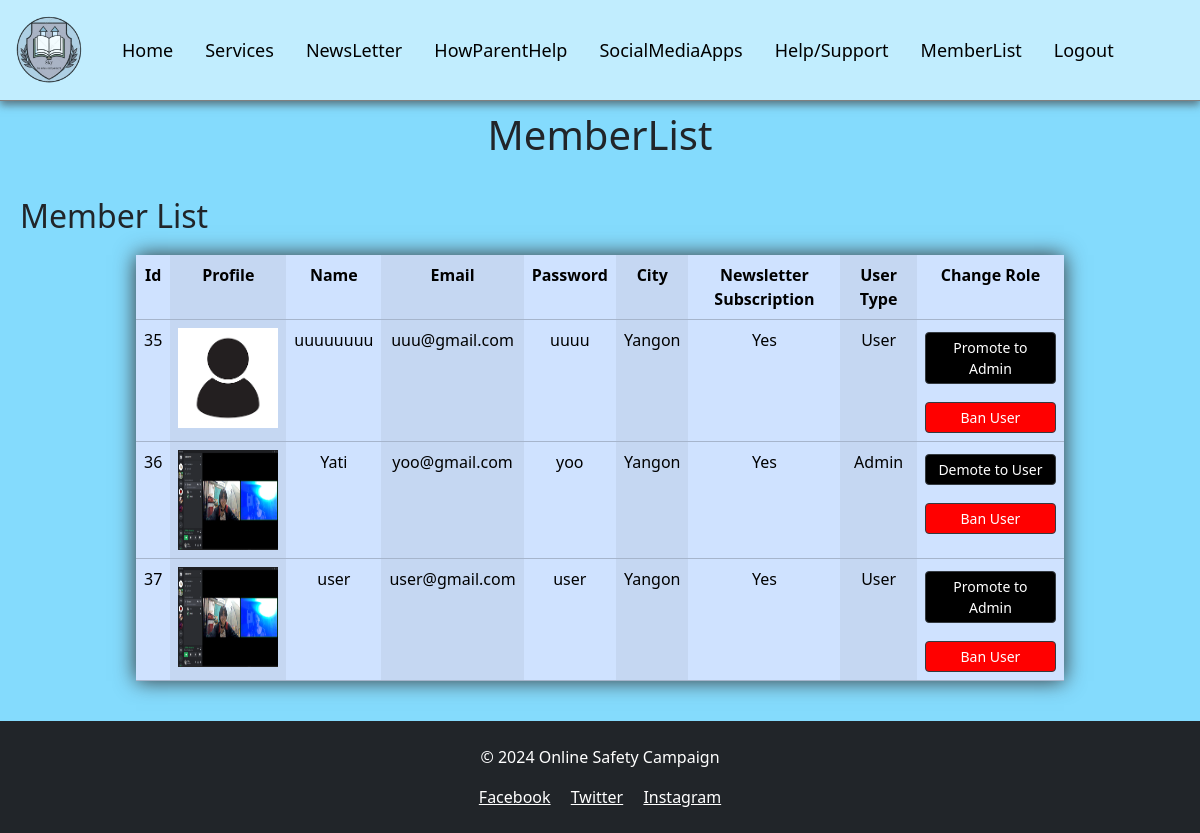
Page /MemberList.php on the committed database.
### tables this page shows
CREATE TABLE `member` (
  `id` int(11) NOT NULL,
  `profile` varchar(500) NOT NULL,
  `name` varchar(300) NOT NULL,
  `email` varchar(300) NOT NULL,
  `password` varchar(8) NOT NULL,
  `city` varchar(200) NOT NULL,
  `subscription` int(11) NOT NULL,
  `usertype` int(11) NOT NULL
);

### MemberList.php (the view, shortened to what this page needs)
<!DOCTYPE html>
<?php
include ('dbconnect.php');
$sql1 = "SELECT * from member";
$result = $conn->query($sql1);
?>
<html lang="en">
<head>
  <link rel="stylesheet" href="style.css">
</head>
<body>
<?php
  include('adminNav.php');
  ?>
  <header>
    <h1>MemberList</h1>
  </header>
  <main>
    <section>
      <?php
      if ($result->num_rows > 0) {
        ?>
        <h2>Member List</h2>
        <table class="table table-striped-columns table-primary">
          <tr>
            <th>Id</th>
            <th>Profile</th>
            <th>Name</th>
            <th>Email</th>
            <th>Password</th>
            <th>City</th>
            <th>Newsletter Subscription</th>
            <th>User Type</th>
            <th>Change Role</th>
          </tr>
          <?php
          while ($row = $result->fetch_assoc()) {
            ?>
            <tr>
              <td><?php echo $row['id']; ?></td>
              <td><img src="<?php echo "images/" . $row['profile']; ?>" width="100px" height="100px" alt=""></td>
              <td><?php echo $row['name']; ?></td>
              <td><?php echo $row['email']; ?></td>
              <td><?php echo $row['password']; ?></td>
              <td><?php echo $row['city']; ?></td>
              <td><?php echo $row['subscription'] == 1 ? "Yes" : "No"; ?></td>
              <td><?php echo $row['usertype'] == 1 ? "Admin" : "User"; ?></td>
              <td class="promote h-100">
                <?php if($row['usertype'] == 1) : ?>
                <a href="MemberList.php?changeRole=1&userId=<?= $row['id'] ?>&roleToChange=0 " class="btn btn-primary btn-sm mt-1 mb-2  w-100">Demote to User</a>
                <?php else : ?>
                <a href="MemberList.php?changeRole=1&userId=<?= $row['id'] ?>&roleToChange=1" class="btn btn-primary btn-sm mt-1 mb-2  w-100">Promote to Admin</a>
                <?php endif; ?>
                <a href="MemberList.php?deleteUser=1&userId=<?= $row['id'] ?>" class="btn btn-danger btn-sm w-100">Ban User</a>
            </td>
            </tr>
            <?php
          }
          ?>
        </table>
        <?php
      } else {
        echo " There is no data";
      }
      ?>
    </section>
  </main>
  <?php
  include ("footer.php");
  ?>
</body>
</html>

### style.css (style rules this page uses)
* { margin: 0; padding: 0; }
h1 { text-align: center; }
body { font-family: "Arial", sans-serif; margin: 0; padding: 0; background-color: #84dbfd !important; background-size: 100% 100%; background-repeat: no-repeat; }
header { text-align: center; padding: 10px; }
main { width: 100%; padding: 20px !important; min-height: 56.8dvh !important; }
.btn-primary { color: #ffffff !important; background-color: #000000 !important; border-color: #343a40 !important; }
.btn-danger { color: #ffffff !important; background-color: #ff0000 !important; border-color: #343a40 !important; margin-top: 10px !important; }
table { width: 80% !important; text-align: center !important; margin: 20px auto !important; background-color: none !important; box-shadow: 0 0 20px rgb(53, 52, 52) !important; }
table>td, th { margin: 20px !important; }
.section h1, h2 { color: #0066cc; }

### rows in the picture
member: id "35", profile (picture), name "uuuuuuuu", email "uuu@gmail.com", password "uuuu", city "Yangon", subscription "Yes", usertype "User"
member: id "36", profile (picture), name "Yati", email "yoo@gmail.com", password "yoo", city "Yangon", subscription "Yes", usertype "Admin"
member: id "37", profile (picture), name "user", email "user@gmail.com", password "user", city "Yangon", subscription "Yes", usertype "User"
